Frame 1 (no input): blank canvas, image omitted
Frame 60 (no input): blank canvas, image omitted
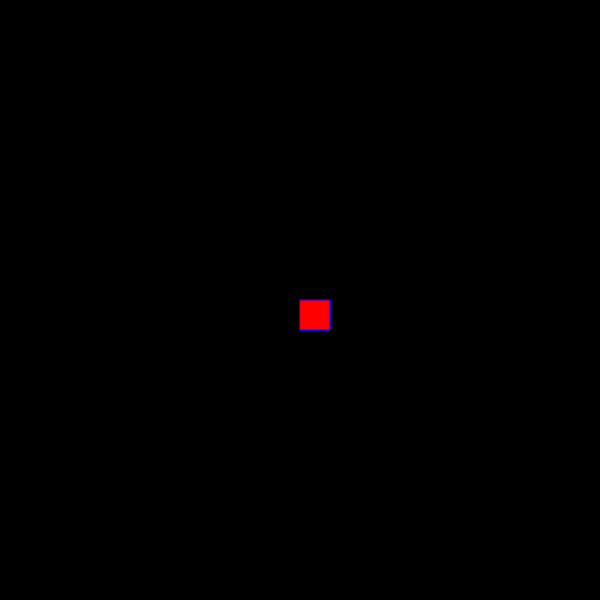
Frame 120 (the mouse pressed at the canvas centre since frame 60)

The p5.js sketch whose frames 1 and 60 were blank and that drew this single picture after the mouse press (run headless with seeded random() and noise() and a simulated clock; from frame 60 on, the mouse is pressed at the canvas centre):

// p5.js sketch
// ── sketch.js
function setup() {
    createCanvas(600, 600);
     background("black"); 
  }
  
  function draw() {
  
  
    stroke("blue");
    fill("red");
  
    // console.log(mouseIsPressed)
  
    if (mouseIsPressed) {
       rect(mouseX, mouseY, 30, 30);
    }
  }
  
